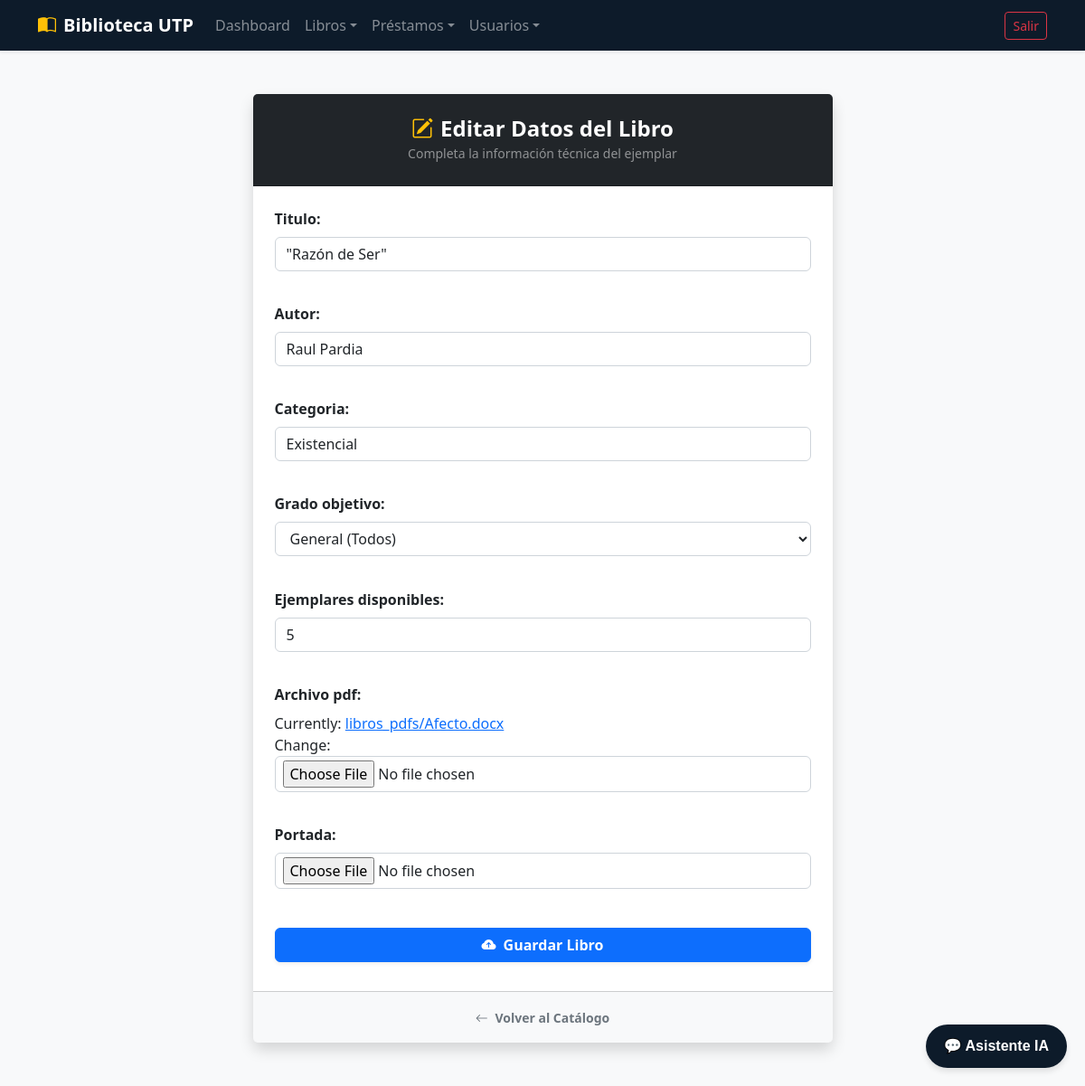
/libros/editar/2/ (signed in), run on the app's committed database.
### apps/libros/models.py (models this page shows, shortened)
class Libro(models.Model):
    GRADOS_DESTINO = (
        ('primaria', 'Primaria'),
        ('secundaria', 'Secundaria'),
        ('general', 'General (Todos)'),
    )
    titulo = models.CharField(max_length=200)
    autor = models.CharField(max_length=150)
    categoria = models.CharField(max_length=100)
    archivo_pdf = models.FileField(upload_to='libros_pdfs/') # Para subir el archivo digital
    portada = models.ImageField(upload_to='portadas/', blank=True, null=True)
    grado_objetivo = models.CharField(max_length=20, choices=GRADOS_DESTINO, default='general')
    ejemplares_disponibles = models.PositiveIntegerField(default=1)

### apps/libros/views.py (the view)
# urls.py: path('editar/<int:pk>/', views.LibroUpdateView.as_view(), name='editar'),
class LibroUpdateView(LoginRequiredMixin, BibliotecarioRequiredMixin, UpdateView):
    model = Libro
    form_class = LibroForm
    template_name = 'libros/libro_form.html'
    success_url = reverse_lazy('libros:catalogo')

### apps/libros/forms.py
class LibroForm(forms.ModelForm):
    class Meta:
        model = Libro
        fields = ['titulo', 'autor', 'categoria', 'grado_objetivo', 'ejemplares_disponibles', 'archivo_pdf', 'portada']

### apps/libros/views.py (called while the page is built)
    def test_func(self):
        return self.request.user.is_superuser or self.request.user.rol == 'bibliotecario'

### apps/libros/templates/libros/libro_form.html (shortened to what this page needs)
{% extends 'usuarios/base.html' %}
{% block content %}
<div class="container my-5">
    <div class="row justify-content-center">
        <div class="col-12 col-md-10 col-lg-7">
            <div class="card shadow border-0 rounded-3">
                <div class="card-header bg-dark text-white text-center py-4">
                    <h4 class="fw-bold mb-0">
                        {% if object %}
                            <i class="bi bi-pencil-square me-2 text-warning"></i>Editar Datos del Libro
                        {% else %}
                            <i class="bi bi-journal-plus me-2 text-success"></i>Subir Nuevo Libro
                        {% endif %}
                    </h4>
                    <small class="text-white-50">Completa la información técnica del ejemplar</small>
                </div>
                <div class="card-body p-4">
                    <form method="post" enctype="multipart/form-data" class="needs-validation">
                        <div class="mb-4 d-grid gap-3 book-form-fields">
                            {{ form.as_p }}
                        </div>
                        <button type="submit" class="btn btn-primary w-100 py-2.5 fw-bold shadow-sm mb-2">
                            <i class="bi bi-cloud-arrow-up-fill me-2"></i>Guardar Libro
                        </button>
                    </form>
                </div>
                <div class="card-footer bg-light text-center py-3">
                    <a href="{% url 'libros:catalogo' %}" class="text-decoration-none small fw-semibold text-secondary">
                        <i class="bi bi-arrow-left me-1"></i> Volver al Catálogo
                    </a>
                </div>
            </div>
        </div>
    </div>
</div>
{% endblock %}

### apps/usuarios/templates/usuarios/base.html (style rules this page uses)
body { background-color: #f8f9fa; }

### apps/libros/templates/libros/libro_form.html (style rules this page uses)
.book-form-fields p { margin-bottom: 1.2rem; }
.book-form-fields label { display: block; margin-bottom: 0.5rem; font-weight: 600; color: #212529; }
.book-form-fields input, .book-form-fields select, .book-form-fields textarea { display: block; width: 100%; padding: 0.375rem 0.75rem; font-size: 1rem; font-weight: 400; line-height: 1.5; color: #212529; background-color: #fff; border: 1px solid #ced4da; border-radius: 0.375rem; transition: border-color .15s ease-in-out, box-shadow .15s ease-in-out; }
.book-form-fields input[type="file"] { padding: 0.25rem 0.5rem; }

### data on the page
Libro: titulo "\"Razón de Ser\"", autor "Raul Pardia", categoria "Existencial", grado_objetivo "General (Todos)", ejemplares_disponibles "5"
